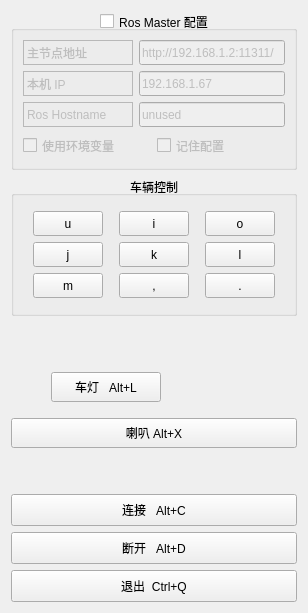
          <widget class="QWidget" name="tab_3">
           <attribute name="title">
            <string>基本控制</string>
           </attribute>
           <layout class="QVBoxLayout" name="verticalLayout_25">
            <item>
             <layout class="QVBoxLayout" name="verticalLayout_14">
              <item>
               <widget class="QGroupBox" name="groupBox">
                <property name="title">
                 <string>Ros Master 配置</string>
                </property>
                <property name="alignment">
                 <set>Qt::AlignCenter</set>
                </property>
                <property name="checkable">
                 <bool>true</bool>
                </property>
                <property name="checked">
                 <bool>false</bool>
                </property>
                <layout class="QVBoxLayout" name="verticalLayout_6">
                 <item>
                  <layout class="QVBoxLayout" name="verticalLayout">
                   <item>
                    <layout class="QHBoxLayout" name="horizontalLayout_9">
                     <item>
                      <widget class="QLabel" name="label">
                       <property name="minimumSize">
                        <size>
                         <width>110</width>
                         <height>25</height>
                        </size>
                       </property>
                       <property name="maximumSize">
                        <size>
                         <width>110</width>
                         <height>25</height>
                        </size>
                       </property>
                       <property name="frameShape">
                        <enum>QFrame::StyledPanel</enum>
                       </property>
                       <property name="frameShadow">
                        <enum>QFrame::Raised</enum>
                       </property>
                       <property name="text">
                        <string>主节点地址</string>
                       </property>
                      </widget>
                     </item>
                     <item>
                      <widget class="QLineEdit" name="line_edit_master">
                       <property name="minimumSize">
                        <size>
                         <width>0</width>
                         <height>25</height>
                        </size>
                       </property>
                       <property name="maximumSize">
                        <size>
                         <width>16777215</width>
                         <height>25</height>
                        </size>
                       </property>
                       <property name="text">
                        <string>http://192.168.1.2:11311/</string>
                       </property>
                      </widget>
                     </item>
                    </layout>
                   </item>
                   <item>
                    <layout class="QHBoxLayout" name="horizontalLayout_13">
                     <item>
                      <widget class="QLabel" name="label_2">
                       <property name="minimumSize">
                        <size>
                         <width>110</width>
                         <height>25</height>
                        </size>
                       </property>
                       <property name="maximumSize">
                        <size>
                         <width>110</width>
                         <height>25</height>
                        </size>
                       </property>
                       <property name="frameShape">
                        <enum>QFrame::StyledPanel</enum>
                       </property>
                       <property name="frameShadow">
                        <enum>QFrame::Raised</enum>
                       </property>
                       <property name="text">
                        <string>本机 IP</string>
                       </property>
                      </widget>
                     </item>
                     <item>
                      <widget class="QLineEdit" name="line_edit_host">
                       <property name="minimumSize">
                        <size>
                         <width>0</width>
                         <height>25</height>
                        </size>
                       </property>
                       <property name="maximumSize">
                        <size>
                         <width>16777215</width>
                         <height>25</height>
                        </size>
                       </property>
                       <property name="text">
                        <string>192.168.1.67</string>
                       </property>
                      </widget>
                     </item>
                    </layout>
                   </item>
                   <item>
                    <layout class="QHBoxLayout" name="horizontalLayout_14">
                     <item>
                      <widget class="QLabel" name="label_3">
                       <property name="minimumSize">
                        <size>
                         <width>110</width>
                         <height>25</height>
                        </size>
                       </property>
                       <property name="maximumSize">
                        <size>
                         <width>110</width>
                         <height>25</height>
                        </size>
                       </property>
                       <property name="frameShape">
                        <enum>QFrame::StyledPanel</enum>
                       </property>
                       <property name="frameShadow">
                        <enum>QFrame::Raised</enum>
                       </property>
                       <property name="text">
                        <string>Ros Hostname</string>
                       </property>
                      </widget>
                     </item>
                     <item>
                      <widget class="QLineEdit" name="line_edit_topic">
                       <property name="enabled">
                        <bool>false</bool>
                       </property>
                       <property name="minimumSize">
                        <size>
                         <width>0</width>
                         <height>25</height>
                        </size>
                       </property>
                       <property name="maximumSize">
                        <size>
                         <width>16777215</width>
                         <height>25</height>
                        </size>
                       </property>
                       <property name="text">
                        <string>unused</string>
                       </property>
                      </widget>
                     </item>
                    </layout>
                   </item>
                   <item>
                    <layout class="QHBoxLayout" name="horizontalLayout_15">
                     <item>
                      <widget class="QCheckBox" name="checkbox_use_environment">
                       <property name="minimumSize">
                        <size>
                         <width>0</width>
                         <height>25</height>
                        </size>
                       </property>
                       <property name="maximumSize">
                        <size>
                         <width>16777215</width>
                         <height>25</height>
                        </size>
                       </property>
                       <property name="layoutDirection">
                        <enum>Qt::LeftToRight</enum>
                       </property>
                       <property name="text">
                        <string>使用环境变量</string>
                       </property>
                       <property name="checked">
                        <bool>false</bool>
                       </property>
                      </widget>
                     </item>
                     <item>
                      <widget class="QCheckBox" name="checkbox_remember_settings">
                       <property name="minimumSize">
                        <size>
                         <width>0</width>
                         <height>25</height>
                        </size>
                       </property>
                       <property name="maximumSize">
                        <size>
                         <width>16777215</width>
                         <height>25</height>
                        </size>
                       </property>
                       <property name="layoutDirection">
                        <enum>Qt::LeftToRight</enum>
                       </property>
                       <property name="text">
                        <string>记住配置</string>
                       </property>
                      </widget>
                     </item>
                    </layout>
                   </item>
                  </layout>
                 </item>
                </layout>
               </widget>
              </item>
              <item>
               <widget class="QGroupBox" name="groupBox_7">
                <property name="minimumSize">
                 <size>
                  <width>250</width>
                  <height>140</height>
                 </size>
                </property>
                <property name="title">
                 <string>车辆控制</string>
                </property>
                <property name="alignment">
                 <set>Qt::AlignCenter</set>
                </property>
                <property name="checkable">
                 <bool>false</bool>
                </property>
                <layout class="QVBoxLayout" name="verticalLayout_8">
                 <item>
                  <layout class="QGridLayout" name="gridLayout">
                   <item row="0" column="0">
                    <widget class="QPushButton" name="pushButton_u">
                     <property name="minimumSize">
                      <size>
                       <width>70</width>
                       <height>25</height>
                      </size>
                     </property>
                     <property name="maximumSize">
                      <size>
                       <width>70</width>
                       <height>25</height>
                      </size>
                     </property>
                     <property name="text">
                      <string>u</string>
                     </property>
                     <property name="shortcut">
                      <string>U</string>
                     </property>
                    </widget>
                   </item>
                   <item row="0" column="1">
                    <widget class="QPushButton" name="pushButton_i">
                     <property name="minimumSize">
                      <size>
                       <width>70</width>
                       <height>25</height>
                      </size>
                     </property>
                     <property name="maximumSize">
                      <size>
                       <width>70</width>
                       <height>25</height>
                      </size>
                     </property>
                     <property name="text">
                      <string>i</string>
                     </property>
                     <property name="shortcut">
                      <string>I</string>
                     </property>
                    </widget>
                   </item>
                   <item row="0" column="2">
                    <widget class="QPushButton" name="pushButton_o">
                     <property name="minimumSize">
                      <size>
                       <width>70</width>
                       <height>25</height>
                      </size>
                     </property>
                     <property name="maximumSize">
                      <size>
                       <width>70</width>
                       <height>25</height>
                      </size>
                     </property>
                     <property name="text">
                      <string>o</string>
                     </property>
                     <property name="shortcut">
                      <string>O</string>
                     </property>
                    </widget>
                   </item>
                   <item row="1" column="0">
                    <widget class="QPushButton" name="pushButton_j">
                     <property name="minimumSize">
                      <size>
                       <width>70</width>
                       <height>25</height>
                      </size>
                     </property>
                     <property name="maximumSize">
                      <size>
                       <width>70</width>
                       <height>25</height>
                      </size>
                     </property>
                     <property name="text">
                      <string>j</string>
                     </property>
                     <property name="shortcut">
                      <string>J</string>
                     </property>
                    </widget>
                   </item>
                   <item row="1" column="1">
                    <widget class="QPushButton" name="pushButton_k">
                     <property name="minimumSize">
                      <size>
                       <width>70</width>
                       <height>25</height>
                      </size>
                     </property>
                     <property name="maximumSize">
                      <size>
                       <width>70</width>
                       <height>25</height>
                      </size>
                     </property>
                     <property name="text">
                      <string>k</string>
                     </property>
                     <property name="shortcut">
                      <string>K</string>
                     </property>
                    </widget>
                   </item>
                   <item row="1" column="2">
                    <widget class="QPushButton" name="pushButton_l">
                     <property name="minimumSize">
                      <size>
                       <width>70</width>
                       <height>25</height>
                      </size>
                     </property>
                     <property name="maximumSize">
                      <size>
                       <width>70</width>
                       <height>25</height>
                      </size>
                     </property>
                     <property name="text">
                      <string>l</string>
                     </property>
                     <property name="shortcut">
                      <string>L</string>
                     </property>
                    </widget>
                   </item>
                   <item row="2" column="0">
                    <widget class="QPushButton" name="pushButton_m">
                     <property name="minimumSize">
                      <size>
                       <width>70</width>
                       <height>25</height>
                      </size>
                     </property>
                     <property name="maximumSize">
                      <size>
                       <width>70</width>
                       <height>25</height>
                      </size>
                     </property>
                     <property name="text">
                      <string>m</string>
                     </property>
                     <property name="shortcut">
                      <string>M</string>
                     </property>
                    </widget>
                   </item>
                   <item row="2" column="1">
                    <widget class="QPushButton" name="pushButton_dou">
                     <property name="minimumSize">
                      <size>
                       <width>70</width>
                       <height>25</height>
                      </size>
                     </property>
                     <property name="maximumSize">
                      <size>
                       <width>70</width>
                       <height>25</height>
                      </size>
                     </property>
                     <property name="text">
                      <string>,</string>
                     </property>
                     <property name="shortcut">
                      <string>,</string>
                     </property>
                    </widget>
                   </item>
                   <item row="2" column="2">
                    <widget class="QPushButton" name="pushButton_dian">
                     <property name="minimumSize">
                      <size>
                       <width>70</width>
                       <height>25</height>
                      </size>
                     </property>
                     <property name="maximumSize">
                      <size>
                       <width>70</width>
                       <height>25</height>
                      </size>
                     </property>
                     <property name="text">
                      <string>.</string>
                     </property>
                     <property name="shortcut">
                      <string>.</string>
                     </property>
                    </widget>
                   </item>
                  </layout>
                 </item>
                </layout>
               </widget>
              </item>
              <item>
               <spacer name="verticalSpacer">
                <property name="orientation">
                 <enum>Qt::Vertical</enum>
                </property>
                <property name="sizeHint" stdset="0">
                 <size>
                  <width>20</width>
                  <height>40</height>
                 </size>
                </property>
               </spacer>
              </item>
              <item>
               <layout class="QHBoxLayout" name="horizontalLayout_7">
                <item>
                 <spacer name="horizontalSpacer_3">
                  <property name="orientation">
                   <enum>Qt::Horizontal</enum>
                  </property>
                  <property name="sizeHint" stdset="0">
                   <size>
                    <width>40</width>
                    <height>20</height>
                   </size>
                  </property>
                 </spacer>
                </item>
                <item>
                 <widget class="QPushButton" name="button_car_light">
                  <property name="minimumSize">
                   <size>
                    <width>110</width>
                    <height>30</height>
                   </size>
                  </property>
                  <property name="maximumSize">
                   <size>
                    <width>110</width>
                    <height>30</height>
                   </size>
                  </property>
                  <property name="cursor">
                   <cursorShape>PointingHandCursor</cursorShape>
                  </property>
                  <property name="text">
                   <string>车灯   Alt+L</string>
                  </property>
                  <property name="icon">
                   <iconset resource="../resources/images.qrc">
                    <normaloff>:/images/car-light.png</normaloff>:/images/car-light.png</iconset>
                  </property>
                  <property name="shortcut">
                   <string>Alt+L</string>
                  </property>
                  <property name="flat">
                   <bool>false</bool>
                  </property>
                 </widget>
                </item>
                <item>
                 <spacer name="horizontalSpacer_5">
                  <property name="orientation">
                   <enum>Qt::Horizontal</enum>
                  </property>
                  <property name="sizeHint" stdset="0">
                   <size>
                    <width>40</width>
                    <height>20</height>
                   </size>
                  </property>
                 </spacer>
                </item>
                <item>
                 <widget class="QLabel" name="label_car_light_image">
                  <property name="minimumSize">
                   <size>
                    <width>50</width>
                    <height>50</height>
                   </size>
                  </property>
                  <property name="maximumSize">
                   <size>
                    <width>50</width>
                    <height>50</height>
                   </size>
                  </property>
                  <property name="text">
                   <string/>
                  </property>
                  <property name="pixmap">
                   <pixmap resource="../resources/images.qrc">:/images/switch-off (1).png</pixmap>
                  </property>
                  <property name="scaledContents">
                   <bool>true</bool>
                  </property>
                 </widget>
                </item>
                <item>
                 <spacer name="horizontalSpacer_4">
                  <property name="orientation">
                   <enum>Qt::Horizontal</enum>
                  </property>
                  <property name="sizeHint" stdset="0">
                   <size>
                    <width>40</width>
                    <height>20</height>
                   </size>
                  </property>
                 </spacer>
                </item>
               </layout>
              </item>
              <item>
               <widget class="QPushButton" name="button_">
                <property name="minimumSize">
                 <size>
                  <width>110</width>
                  <height>30</height>
                 </size>
                </property>
                <property name="maximumSize">
                 <size>
                  <width>500</width>
                  <height>30</height>
                 </size>
                </property>
                <property name="text">
                 <string>喇叭 Alt+X</string>
                </property>
                <property name="icon">
                 <iconset resource="../resources/images.qrc">
                  <normaloff>:/images/horn.png</normaloff>:/images/horn.png</iconset>
                </property>
                <property name="shortcut">
                 <string>Alt+X</string>
                </property>
               </widget>
              </item>
              <item>
               <spacer name="verticalSpacer_4">
                <property name="orientation">
                 <enum>Qt::Vertical</enum>
                </property>
                <property name="sizeHint" stdset="0">
                 <size>
                  <width>20</width>
                  <height>40</height>
                 </size>
                </property>
               </spacer>
              </item>
              <item>
               <layout class="QVBoxLayout" name="verticalLayout_5">
                <item>
                 <widget class="QPushButton" name="button_connect">
                  <property name="enabled">
                   <bool>true</bool>
                  </property>
                  <property name="sizePolicy">
                   <sizepolicy hsizetype="MinimumExpanding" vsizetype="Fixed">
                    <horstretch>0</horstretch>
                    <verstretch>0</verstretch>
                   </sizepolicy>
                  </property>
                  <property name="minimumSize">
                   <size>
                    <width>0</width>
                    <height>32</height>
                   </size>
                  </property>
                  <property name="maximumSize">
                   <size>
                    <width>16777215</width>
                    <height>32</height>
                   </size>
                  </property>
                  <property name="toolTip">
                   <string>Set the target to the current joint trajectory state.</string>
                  </property>
                  <property name="statusTip">
                   <string>Clear all waypoints and set the target to the current joint trajectory state.</string>
                  </property>
                  <property name="text">
                   <string>连接   Alt+C</string>
                  </property>
                  <property name="icon">
                   <iconset resource="../../Ros_Qt5_Gui_App/resources/images.qrc">
                    <normaloff>:/images/online.png</normaloff>:/images/online.png</iconset>
                  </property>
                  <property name="shortcut">
                   <string>Alt+C</string>
                  </property>
                 </widget>
                </item>
                <item>
                 <widget class="QPushButton" name="button_disconnect">
                  <property name="minimumSize">
                   <size>
                    <width>0</width>
                    <height>32</height>
                   </size>
                  </property>
                  <property name="maximumSize">
                   <size>
                    <width>16777215</width>
                    <height>32</height>
                   </size>
                  </property>
                  <property name="text">
                   <string>断开   Alt+D</string>
                  </property>
                  <property name="icon">
                   <iconset resource="../../Ros_Qt5_Gui_App/resources/images.qrc">
                    <normaloff>:/images/offline.png</normaloff>:/images/offline.png</iconset>
                  </property>
                  <property name="shortcut">
                   <string>Alt+D</string>
                  </property>
                 </widget>
                </item>
                <item>
                 <widget class="QPushButton" name="quit_button">
                  <property name="sizePolicy">
                   <sizepolicy hsizetype="MinimumExpanding" vsizetype="Fixed">
                    <horstretch>0</horstretch>
                    <verstretch>0</verstretch>
                   </sizepolicy>
                  </property>
                  <property name="minimumSize">
                   <size>
                    <width>0</width>
                    <height>32</height>
                   </size>
                  </property>
                  <property name="maximumSize">
                   <size>
                    <width>16777215</width>
                    <height>32</height>
                   </size>
                  </property>
                  <property name="text">
                   <string>退出  Ctrl+Q</string>
                  </property>
                  <property name="icon">
                   <iconset resource="../../Ros_Qt5_Gui_App/resources/images.qrc">
                    <normaloff>:/images/failed_display.png</normaloff>:/images/failed_display.png</iconset>
                  </property>
                 </widget>
                </item>
               </layout>
              </item>
             </layout>
            </item>
           </layout>
          </widget>
